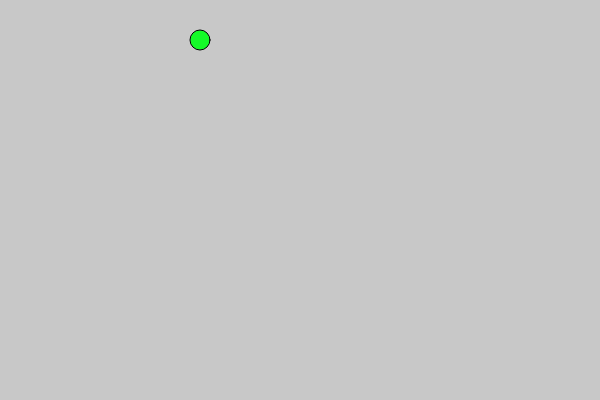
Frame 1 (no input)
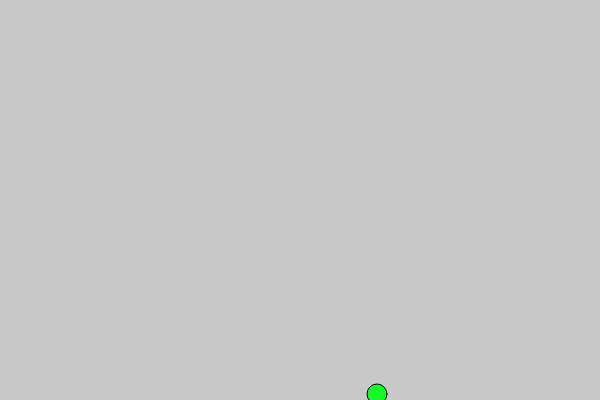
Frame 60 (no input)
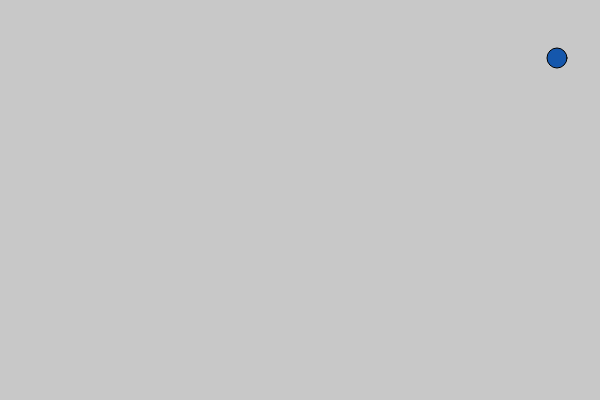
Frame 120 (the mouse pressed at the canvas centre since frame 60)

The p5.js sketch that drew these frames (run headless with seeded random() and noise() and a simulated clock; from frame 60 on, the mouse is pressed at the canvas centre):

// p5.js sketch
// ── sketch.js
//code to make a bouncing ball that changes it color to shades of blue
//when it hits the bottom and top
//and turns to red shades when it hits the right or left.

var ball = {
	x:200,
	y:40,

	r:20,

	xspeed:3,
	yspeed:6,

	rcol:20,
	gcol:250,
	bcol:40,

}

function setup() {
	createCanvas(600,400)
}

function draw() {
	background(200);

	display();
	move();
	bounce();
}

function display() {
	fill(ball.rcol, ball.gcol, ball.bcol);
	ellipse(ball.x, ball.y, ball.r, ball.r);
}

function move() {
	ball.x += ball.xspeed;
	ball.y += ball.yspeed;	
}

function bounce() {
	if (ball.x > width || ball.x < 0){
		ball.xspeed = -ball.xspeed;
		ball.rcol = random(150, 255);
		ball.bcol = random(0,50);
		ball.gcol = random(5,10);
	}
	if (ball.y > height || ball.y < 0){
		ball.yspeed = -ball.yspeed;
		ball.rcol = random(10, 25);
		ball.bcol = random(150,255);
		ball.gcol = random(50,100);
	}

}
